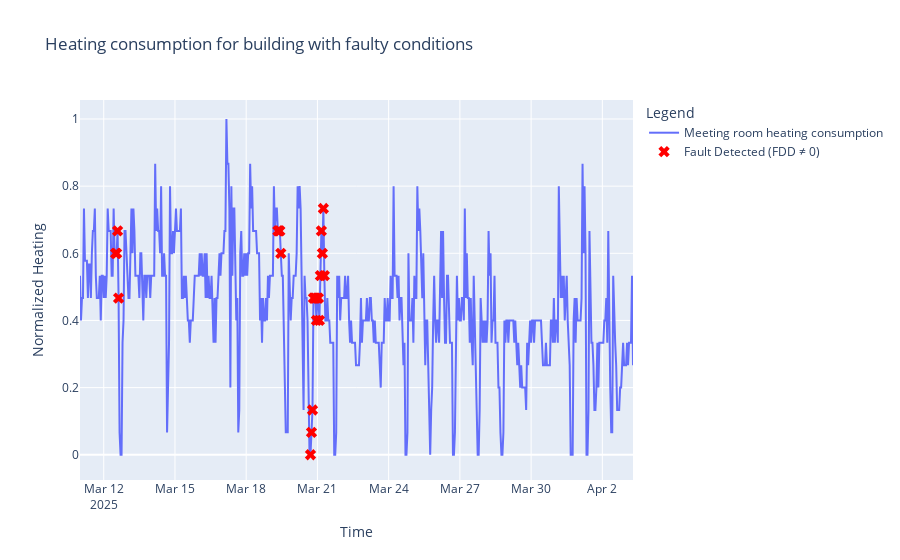

Notebook code cell kept with this figure:
### Code cell
fig = go.Figure()

# Plot the temperature curve
fig.add_trace(go.Scatter(
    x=df_merged['Time'], 
    y=df_merged['Heating kWh'], 
    mode='lines', 
    name='Meeting room heating consumption'
))

# Find timestamps where "FDD" is NOT 0
fault_indices = df_merged['FDD'] != 0
fault_times = df_merged.loc[fault_indices, 'Time']
fault_temps = df_merged.loc[fault_indices, 'Heating kWh']

# Add markers for fault occurrences
fig.add_trace(go.Scatter(
    x=fault_times,
    y=fault_temps,
    mode='markers',
    marker=dict(color='red', size=10, symbol='x'),
    name='Fault Detected (FDD ≠ 0)'
))

# Customize layout
fig.update_layout(
    title="Heating consumption for building with faulty conditions",
    xaxis_title="Time",
    yaxis_title="Normalized Heating",
    legend_title="Legend",
    template="plotly"
)

# Show the plot
fig.show()

### Figure 1 — Plotly figure (JSON) as saved in the notebook; plotly's stock layout.template omitted (floating-point values rounded to 4 significant figures; data arrays with more than 128 entries replaced by an {"elided": "..."} marker saying what was removed)
{"data": [{"mode": "lines", "name": "Meeting room heating consumption", "type": "scatter", "x": {"elided": "560 str values"}, "y": {"elided": "560 float values"}}, {"marker": {"color": "red", "size": 10, "symbol": "x"}, "mode": "markers", "name": "Fault Detected (FDD ≠ 0)", "type": "scatter", "x": ["2025-03-12T12:00:00", "2025-03-12T13:00:00", "2025-03-12T14:00:00", "2025-03-12T15:00:00", "2025-03-19T08:00:00", "2025-03-19T09:00:00", "2025-03-19T10:00:00", "2025-03-19T11:00:00", "2025-03-20T17:00:00", "2025-03-20T18:00:00", "2025-03-20T19:00:00", "2025-03-20T20:00:00", "2025-03-20T21:00:00", "2025-03-20T22:00:00", "2025-03-20T23:00:00", "2025-03-21T00:00:00", "2025-03-21T01:00:00", "2025-03-21T02:00:00", "2025-03-21T03:00:00", "2025-03-21T04:00:00", "2025-03-21T05:00:00", "2025-03-21T06:00:00", "2025-03-21T07:00:00"], "y": [0.6, 0.6, 0.6667, 0.4667, 0.6667, 0.6667, 0.6667, 0.6, 0, 0.06667, 0.1333, 0.4667, 0.4667, 0.4667, 0.4, 0.4667, 0.4667, 0.4, 0.5333, 0.6667, 0.6, 0.7333, 0.5333]}], "layout": {"legend": {"title": {"text": "Legend"}}, "title": {"text": "Heating consumption for building with faulty conditions"}, "xaxis": {"title": {"text": "Time"}}, "yaxis": {"title": {"text": "Normalized Heating"}}}}
